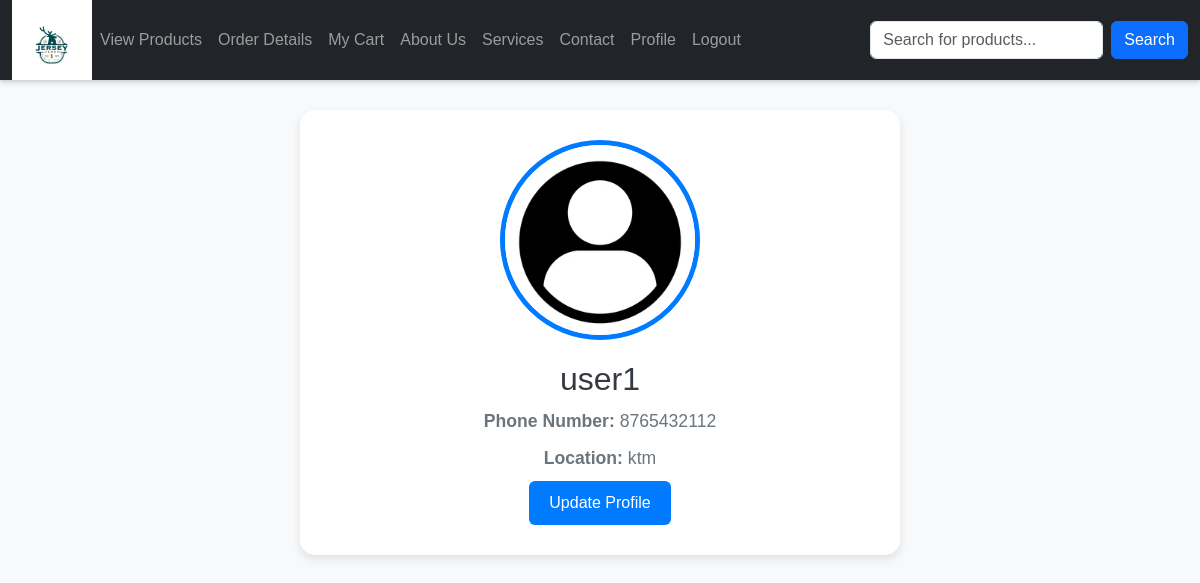
/profile/ (signed in), run on the app's committed database.
### app/models.py (models this page shows, shortened)
class Register(models.Model):
    Email = models.EmailField(unique=True)
    name = models.TextField()
    phonenumber = models.IntegerField()
    password = models.TextField()
    location= models.TextField()

### app/views.py (the view)
# urls.py: path('profile/',views.profile),
def profile(req):
    if 'user' in req.session:
        return render(req,'user/userprofile.html',{'data':get_usr(req)})
    else:
        return redirect(login)

### app/views.py (called while the page is built)
def get_usr(req):
    data=Register.objects.get(Email=req.session['user'])
    return data

### template/user/userprofile.html (shortened to what this page needs)
<!DOCTYPE html>
<html lang="en">
<head>
    <link href="https://cdn.jsdelivr.net/npm/bootstrap@5.3.3/dist/css/bootstrap.min.css" rel="stylesheet">
</head>
<body>
    <nav id="nav" class="navbar navbar-expand-lg navbar-dark bg-dark sticky-top">
        <div class="container-fluid">
            <a href="../userhome" class="logo">
                <img src="../static/attachment_117648875.jpg" alt="logo" width="80px">
            </a>
            <div class="collapse navbar-collapse" id="mynavbar">
                <ul class="navbar-nav me-auto">
                    <li class="nav-item"><a class="nav-link" href="../userviewproduct">View Products</a></li>
                    <li class="nav-item"><a class="nav-link" href="../orderdetails">Order Details</a></li>
                    <li class="nav-item"><a class="nav-link" href="../user_view_cart">My Cart</a></li>
                    <li class="nav-item"><a class="nav-link" href="../aboutus">About Us</a></li>
                    <li class="nav-item"><a class="nav-link" href="../service">Services</a></li>
                    <li class="nav-item"><a class="nav-link" href="../contact">Contact</a></li>
                    <li class="nav-item"><a class="nav-link" href="../profile">Profile</a></li>
                    <li class="nav-item"><a class="nav-link" href="../logout">Logout</a></li>
                </ul>
                <form class="d-flex" method="get" action="{% url 'product_search' %}">
                    <input id="search" class="form-control me-2" type="text" name="query" placeholder="Search for products...">
                    <button id="srch_btn" class="btn btn-primary" type="submit">Search</button>
                </form>
            </div>
        </div>
    </nav>
    <div class="profile-container text-center">
        <img src="../static/nym7ooya.png" alt="Profile Picture">
        <h1>{{data.name}}</h1>
        <p><strong>Phone Number:</strong> {{data.phonenumber}}</p>
        <p><strong>Location:</strong> {{data.location}}</p>
        <a href="../upload" class="btn btn-primary">Update Profile</a>
    </div>
</body>
</html>

### template/user/userprofile.html (style rules this page uses)
body { font-family: 'Arial', sans-serif; background-color: #f8f9fa; margin: 0; padding: 0; }
#nav { box-shadow: 0 2px 5px rgba(0, 0, 0, 0.2); height: 80px; margin-bottom: 30px; }
.profile-container { background: #ffffff; border-radius: 15px; box-shadow: 0 4px 10px rgba(0, 0, 0, 0.1); padding: 30px; max-width: 600px; margin: 30px auto; }
.profile-container img { width: 200px; height: 200px; object-fit: cover; border-radius: 50%; border: 5px solid #007bff; margin-bottom: 20px; }
.profile-container h1 { font-size: 2rem; color: #343a40; margin-bottom: 10px; }
.profile-container p { font-size: 1.1rem; color: #6c757d; margin-bottom: 10px; }
.profile-container .btn-primary { background-color: #007bff; border: none; padding: 10px 20px; font-size: 1rem; transition: background-color 0.3s ease; }

### data on the page
Register: name "user1", phonenumber "8765432112", location "ktm"
